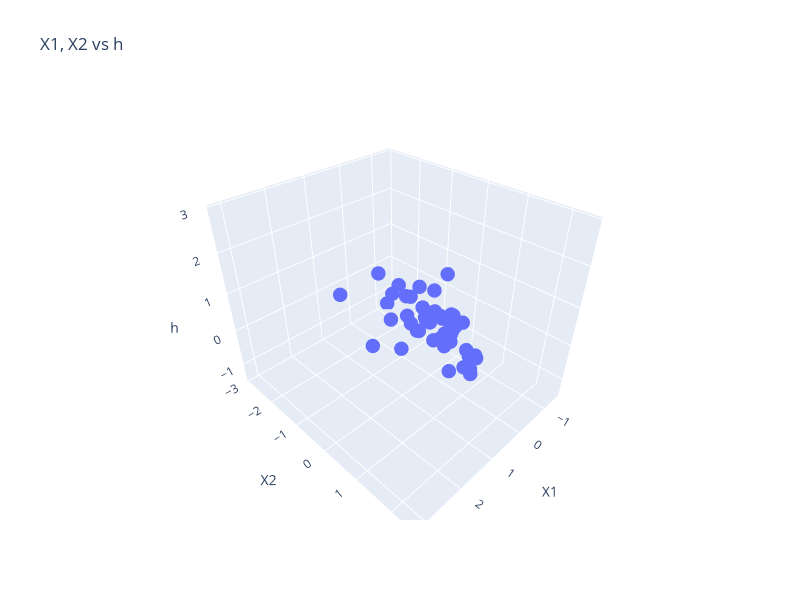

Write notebook code for a chart like this one.
### Code cell
# Crear el trazo de la línea 3D
trace = go.Scatter3d(
    x = dataNormal[:,0],
    y = dataNormal[:,1],
    z = dataNormal[:,2],
    mode = 'markers',
    marker = dict(size = 5),
    line = dict(width = 3)
)

# Definir el diseño del gráfico
layout = go.Layout(
    title = 'X1, X2 vs h',
    width = 800,  # Ancho de la gráfica en píxeles
    height = 600,  # Alto de la gráfica en píxeles
    scene = dict(
        xaxis = dict(title = 'X1'),
        yaxis = dict(title = 'X2'),
        zaxis = dict(title = 'h')
    )
)

# Crear la figura
fig = go.Figure(data=[trace], layout=layout)

# Mostrar el gráfico interactivo en el navegador
fig.show()

### Figure 1 — Plotly figure (JSON) as saved in the notebook; plotly's stock layout.template omitted (floating-point values rounded to 4 significant figures)
{"data": [{"line": {"width": 3}, "marker": {"size": 5}, "mode": "markers", "type": "scatter3d", "x": [0.1314, -0.5096, 0.5079, -0.7437, 1.271, -0.01995, -0.5936, -0.7297, -0.7895, -0.6445, -0.07718, -0.000866, -0.1408, 3.151, -0.9319, 0.3807, -0.8658, -0.9726, 0.7737, 1.311, -0.2972, -0.1433, -0.5046, -0.0492, 2.403, -1.146, -0.6903, 0.6682, 0.2535, 0.8094, -0.2056, -1.273, 0.05001, 1.445, -0.2413, -0.717, -0.9688, 0.167, 2.816, 0.2052, -0.4282, 0.3019, 0.7203, -1.018, -1.461, -0.1891, -1.015], "y": [-0.2261, -0.2261, -0.2261, -1.554, 1.102, 1.102, -0.2261, -0.2261, -0.2261, -0.2261, 1.102, -0.2261, -0.2261, 2.431, -0.2261, 1.102, -1.554, -0.2261, 1.102, 1.102, -0.2261, -1.554, -0.2261, 1.102, -0.2261, -0.2261, -0.2261, -0.2261, -0.2261, -0.2261, -1.554, -2.883, 1.102, -0.2261, 1.102, -0.2261, -0.2261, 1.102, 1.102, 1.102, -1.554, -0.2261, 1.102, -0.2261, -1.554, 1.102, -0.2261], "z": [0.4809, -0.08498, 0.2311, -0.8764, 1.613, -0.3275, -0.2062, -1.143, -1.038, -0.7915, -0.8117, 0.05325, -0.08418, 2.906, -0.6509, 0.8851, -0.3275, -1.136, 1.29, 2.09, -0.7074, -0.6905, -0.7883, -0.6509, 1.887, -0.7317, 1.003, 1.039, 1.088, -0.3275, 0.07669, -1.378, -0.2062, 1.936, -0.4407, -0.7317, -0.8934, 0.03708, 1.686, -0.4318, 0.2271, -0.08498, -0.2135, -0.3348, -1.298, -0.3275, -0.8158]}], "layout": {"height": 600, "scene": {"xaxis": {"title": {"text": "X1"}}, "yaxis": {"title": {"text": "X2"}}, "zaxis": {"title": {"text": "h"}}}, "title": {"text": "X1, X2 vs h"}, "width": 800}}
